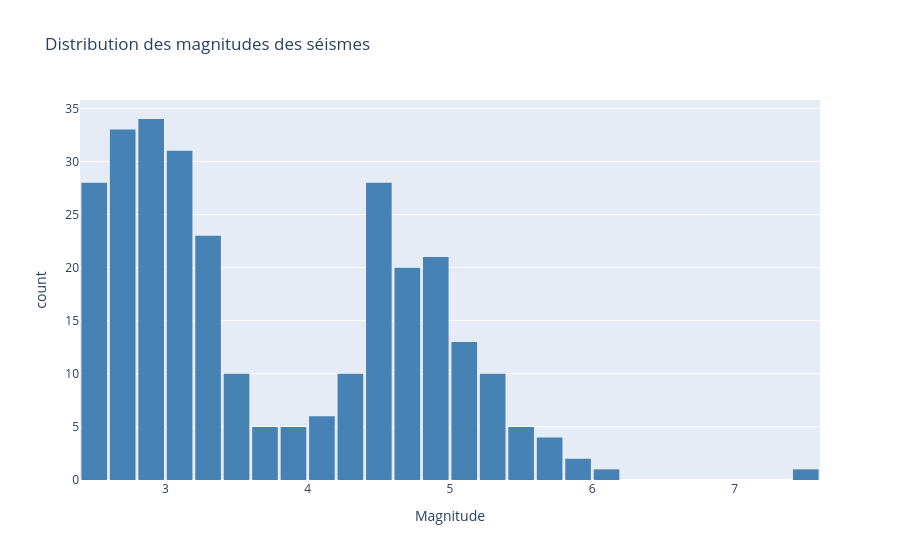
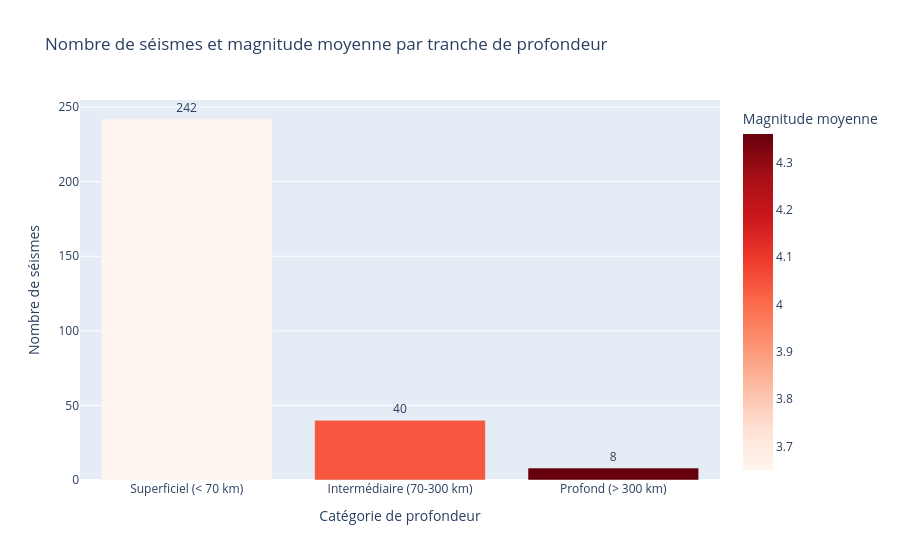
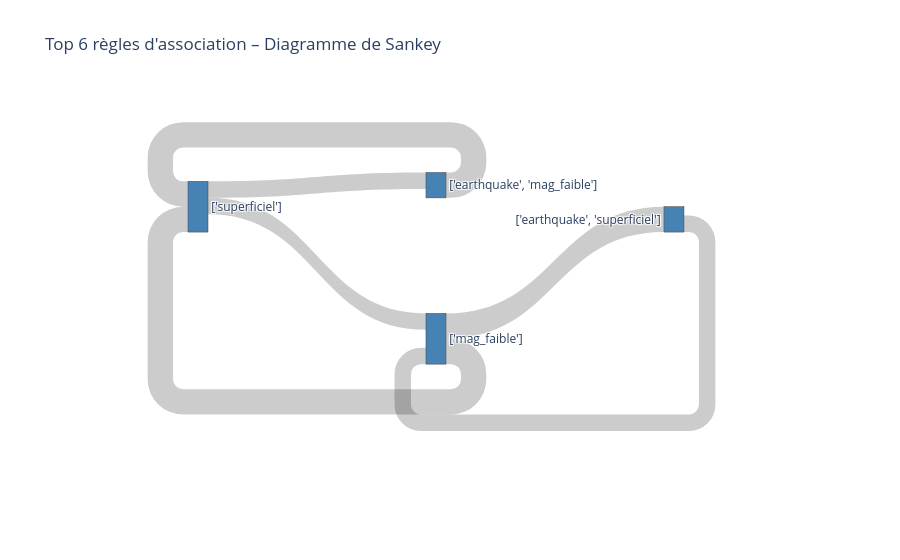
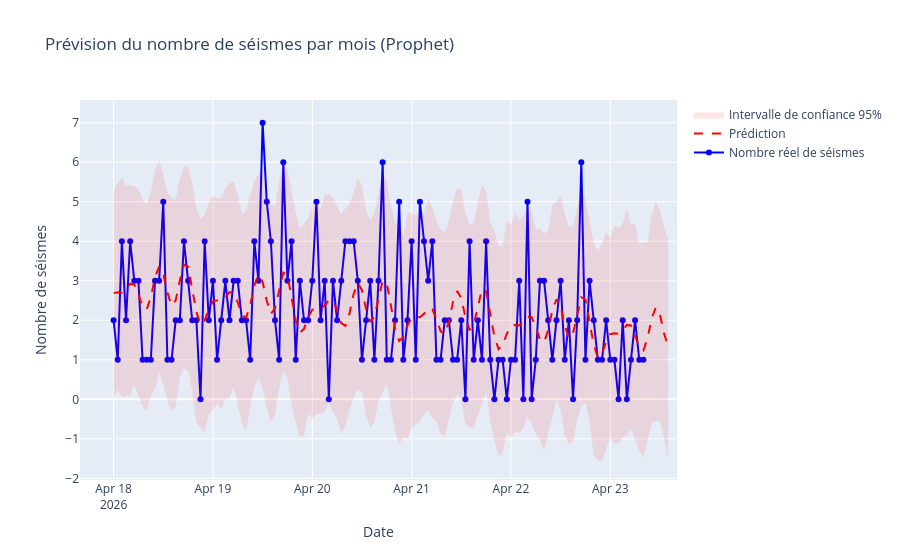

Here is the notebook cell these charts were saved with, in order:
### Markdown cell above
### Appel des fonctions

### Code cell
def main():
    """
    Fonction principale qui orchestre l'ensemble du projet.
    Elle appelle toutes les fonctions dans l'ordre logique du KDD process.
    Input  : None
    Output : None
    """
    
    # -------------------------------------------------------
    # PARTIE 1 — Chargement et exploration des données
    # -------------------------------------------------------
    print("=" * 50)
    print("PARTIE 1 — Exploration des données")
    print("=" * 50)
    
    df = load_data("/Users/sarahchammari/Desktop/Projet data analysis/query (1).csv")
    explore_structure(df)
    explore_missing(df)
    explore_ranges(df)
    plot_magnitude_distribution(df)
# -------------------------------------------------------
    # PARTIE 2 — Requêtes
    # -------------------------------------------------------
    print("\n" + "=" * 50)
    print("REQUÊTE 1 — Agrégation par tranche de profondeur")
    print("=" * 50)
    result_q1 = query_groupby(df)
    print(result_q1)
    plot_groupby(result_q1)

    # query_frequent_patterns(df) (Requête 2) 
    
    print("\n" + "=" * 50)
    print("REQUÊTE 2 — Fouille de motifs fréquents (Apriori)")
    print("=" * 50)
    rules_q2 = query_frequent_patterns(df, min_support=0.1)
    print(rules_q2[['antecedents', 'consequents', 'support', 'confidence', 'lift']].head(10))
    plot_frequent_patterns(rules_q2)
    plot_frequent_patterns_sankey(rules_q2) 
    
    # query_temporal(df)            ← Requête 3

    print("\n" + "=" * 50)
    print("REQUÊTE 3 — Analyse temporelle (Prophet)")
    print("=" * 50)
    model_q3, prediction_q3, serie_q3 = query_temporal(df, periods=6)
    print(prediction_q3[['ds', 'yhat', 'yhat_lower', 'yhat_upper']].tail(6))
    plot_temporal(prediction_q3, serie_q3)
    
    # query_spatial(df)             ← Requête 4 

    print("\n" + "=" * 50)
    print("REQUÊTE 4 — Analyse spatiale (K-Means)")
    print("=" * 50)
    data_q4 = query_spatial(df, n_clusters=5)
    print(data_q4['cluster'].value_counts())
    plot_spatial(data_q4)    
    
    # -------------------------------------------------------
    # PARTIE 3 — Dashboard (à compléter en classe ????)
    # -------------------------------------------------------
    # build_dashboard(df)

main()

### Figure 1 — Plotly figure (JSON) as saved in the notebook; plotly's stock layout.template omitted (floating-point values rounded to 4 significant figures; data arrays with more than 128 entries replaced by an {"elided": "..."} marker saying what was removed)
{"data": [{"bingroup": "x", "hovertemplate": "Magnitude=%{x}<br>count=%{y}<extra></extra>", "legendgroup": "", "marker": {"color": "steelblue", "pattern": {"shape": ""}}, "name": "", "nbinsx": 40, "orientation": "v", "showlegend": false, "type": "histogram", "x": {"elided": "290 float values"}, "xaxis": "x", "yaxis": "y"}], "layout": {"bargap": 0.1, "barmode": "relative", "legend": {"tracegroupgap": 0}, "title": {"text": "Distribution des magnitudes des séismes"}, "xaxis": {"anchor": "y", "domain": [0, 1], "title": {"text": "Magnitude"}}, "yaxis": {"anchor": "x", "domain": [0, 1], "title": {"text": "count"}}}}

### Figure 2 — Plotly figure (JSON) as saved in the notebook; plotly's stock layout.template omitted (floating-point values rounded to 4 significant figures)
{"data": [{"hovertemplate": "Catégorie de profondeur=%{x}<br>Nombre de séismes=%{text}<br>Magnitude moyenne=%{marker.color}<extra></extra>", "legendgroup": "", "marker": {"color": [3.65, 4.04, 4.36], "coloraxis": "coloraxis", "pattern": {"shape": ""}}, "name": "", "orientation": "v", "showlegend": false, "text": [242.0, 40.0, 8.0], "textposition": "outside", "type": "bar", "x": ["Superficiel (< 70 km)", "Intermédiaire (70-300 km)", "Profond (> 300 km)"], "xaxis": "x", "y": [242, 40, 8], "yaxis": "y"}], "layout": {"barmode": "relative", "coloraxis": {"colorbar": {"title": {"text": "Magnitude moyenne"}}, "colorscale": [[0, "rgb(255,245,240)"], [0.125, "rgb(254,224,210)"], [0.25, "rgb(252,187,161)"], [0.375, "rgb(252,146,114)"], [0.5, "rgb(251,106,74)"], [0.625, "rgb(239,59,44)"], [0.75, "rgb(203,24,29)"], [0.875, "rgb(165,15,21)"], [1, "rgb(103,0,13)"]]}, "legend": {"tracegroupgap": 0}, "title": {"text": "Nombre de séismes et magnitude moyenne par tranche de profondeur"}, "xaxis": {"anchor": "y", "domain": [0, 1], "title": {"text": "Catégorie de profondeur"}}, "yaxis": {"anchor": "x", "domain": [0, 1], "title": {"text": "Nombre de séismes"}}}}

### Figure 3 — Plotly figure (JSON) as saved in the notebook; plotly's stock layout.template omitted (floating-point values rounded to 4 significant figures)
{"data": [{"link": {"source": [0, 0, 3, 1, 2, 1], "target": [2, 1, 1, 3, 0, 0], "value": [0.595, 0.595, 0.595, 0.9172, 0.9172, 0.9172]}, "node": {"color": "steelblue", "label": ["['superficiel']", "['mag_faible']", "['earthquake', 'mag_faible']", "['earthquake', 'superficiel']"], "pad": 15, "thickness": 20}, "type": "sankey"}], "layout": {"font": {"size": 12}, "title": {"text": "Top 6 règles d'association – Diagramme de Sankey"}}}

### Figure 4 — Plotly figure (JSON) as saved in the notebook; plotly's stock layout.template omitted (floating-point values rounded to 4 significant figures; data arrays with more than 128 entries replaced by an {"elided": "..."} marker saying what was removed)
{"data": [{"line": {"color": "blue"}, "mode": "lines+markers", "name": "Nombre réel de séismes", "type": "scatter", "x": {"elided": "129 str values"}, "y": {"elided": "129 int values"}}, {"line": {"color": "red", "dash": "dash"}, "mode": "lines", "name": "Prédiction", "type": "scatter", "x": {"elided": "135 str values"}, "y": {"elided": "135 float values"}}, {"line": {"width": 0}, "mode": "lines", "showlegend": false, "type": "scatter", "x": {"elided": "135 str values"}, "y": {"elided": "135 float values"}}, {"fill": "tonexty", "fillcolor": "rgba(255,0,0,0.1)", "line": {"width": 0}, "mode": "lines", "name": "Intervalle de confiance 95%", "type": "scatter", "x": {"elided": "135 str values"}, "y": {"elided": "135 float values"}}], "layout": {"title": {"text": "Prévision du nombre de séismes par mois (Prophet)"}, "xaxis": {"title": {"text": "Date"}}, "yaxis": {"title": {"text": "Nombre de séismes"}}}}
